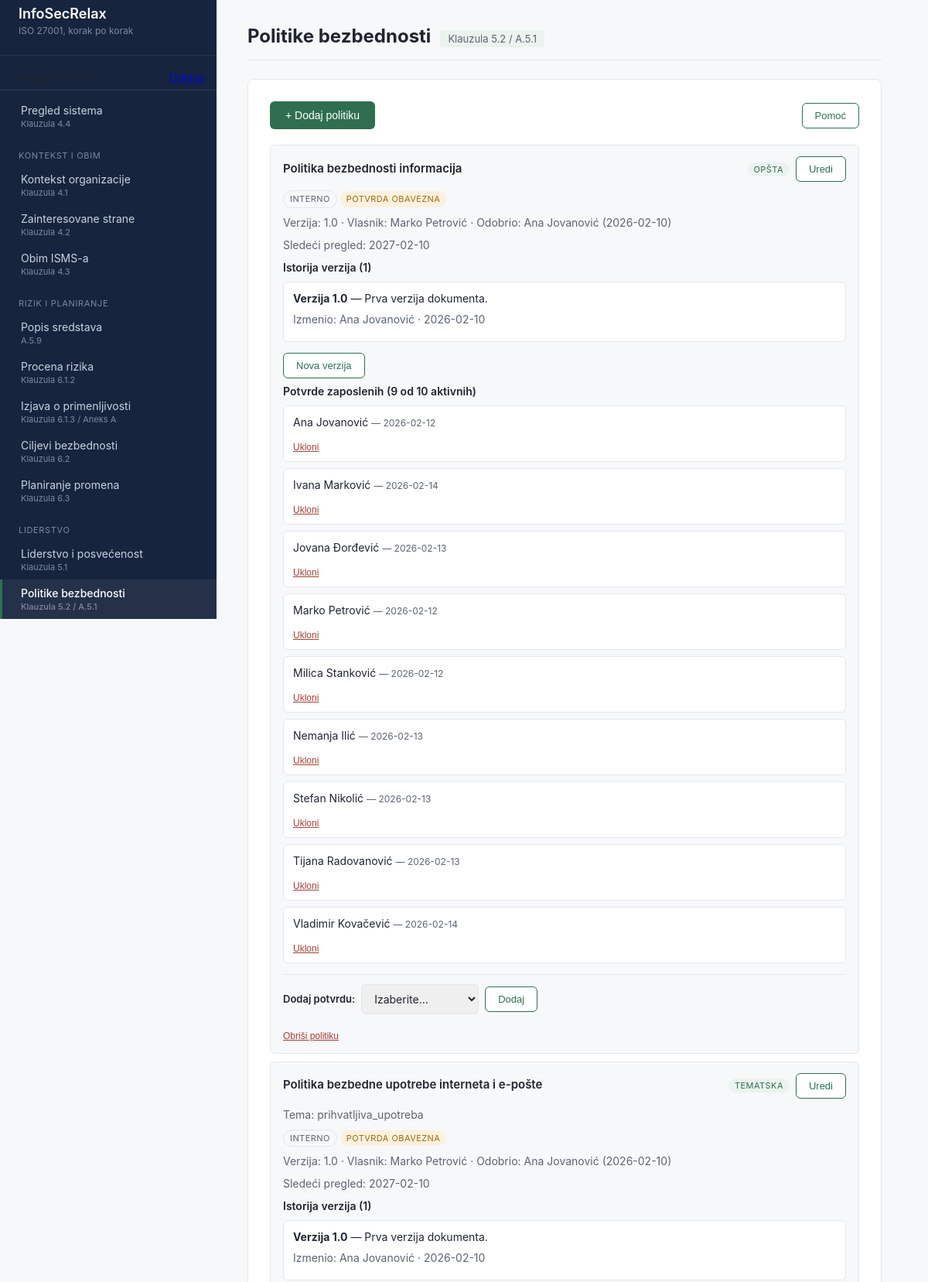
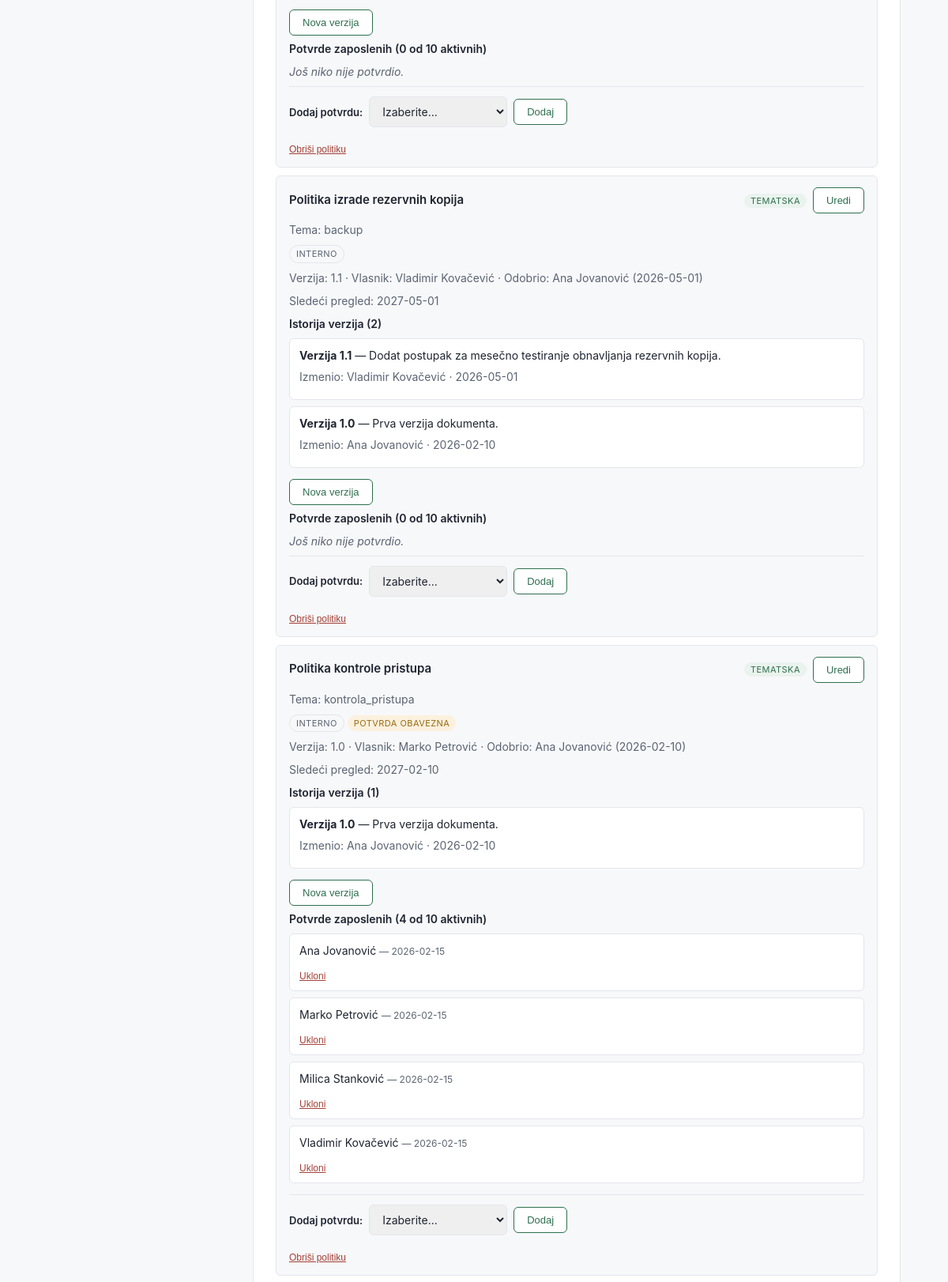
/?page=politike (signed in, upper part), run on the app's committed database (2 pictures, top to bottom).
### tables this page shows
CREATE TABLE policies (
    id                  BIGINT UNSIGNED AUTO_INCREMENT PRIMARY KEY,
    organization_id     BIGINT UNSIGNED NOT NULL,
    document_id         BIGINT UNSIGNED NOT NULL COMMENT 'veza ka documents za verzionisanje',
    policy_type         ENUM('opsta','tematska') NOT NULL COMMENT 'opsta = Klauzula 5.2, tematska = A.5.1',
    topic               VARCHAR(100) NULL COMMENT 'npr. kontrola_pristupa, prihvatljiva_upotreba, backup, dobavljaci, rad_na_daljinu, kriptografija',
    acknowledgment_required BOOLEAN NOT NULL DEFAULT TRUE,
    created_at          TIMESTAMP NOT NULL DEFAULT CURRENT_TIMESTAMP,
    FOREIGN KEY (organization_id) REFERENCES organizations(id) ON DELETE CASCADE,
    FOREIGN KEY (document_id) REFERENCES documents(id) ON DELETE CASCADE,
    INDEX idx_policies_org (organization_id)
);

CREATE TABLE documents (
    id                  BIGINT UNSIGNED AUTO_INCREMENT PRIMARY KEY,
    organization_id     BIGINT UNSIGNED NOT NULL,
    title               VARCHAR(255) NOT NULL,
    doc_type            ENUM('politika','procedura','registar','zapisnik','ostalo') NOT NULL,
    classification       ENUM('javno','interno','poverljivo','strogo_poverljivo') NOT NULL DEFAULT 'interno' COMMENT 'A.5.12',
    current_version     VARCHAR(20) NOT NULL DEFAULT '1.0',
    file_reference       VARCHAR(500) NULL COMMENT 'putanja ili URL do fajla',
    owner_id            BIGINT UNSIGNED NULL,
    approved_by         BIGINT UNSIGNED NULL,
    approved_at         DATE NULL,
    next_review_due     DATE NULL,
    created_at          TIMESTAMP NOT NULL DEFAULT CURRENT_TIMESTAMP,
    updated_at          TIMESTAMP NOT NULL DEFAULT CURRENT_TIMESTAMP ON UPDATE CURRENT_TIMESTAMP,
    FOREIGN KEY (organization_id) REFERENCES organizations(id) ON DELETE CASCADE,
    FOREIGN KEY (owner_id) REFERENCES personnel(id) ON DELETE SET NULL,
    FOREIGN KEY (approved_by) REFERENCES personnel(id) ON DELETE SET NULL,
    INDEX idx_documents_org (organization_id)
);

CREATE TABLE personnel (
    id                  BIGINT UNSIGNED AUTO_INCREMENT PRIMARY KEY,
    organization_id     BIGINT UNSIGNED NOT NULL,
    full_name           VARCHAR(255) NOT NULL,
    email               VARCHAR(255) NULL,
    employment_type     ENUM('zaposleni','honorarni_saradnik','spoljni_dobavljac','ostalo') NOT NULL DEFAULT 'zaposleni',
    job_title           VARCHAR(255) NULL,
    start_date          DATE NULL,
    end_date            DATE NULL COMMENT 'A.6.5 - koristi se i za merenje vremena ukidanja pristupa (9.1)',
    is_active           BOOLEAN NOT NULL DEFAULT TRUE,
    created_at          TIMESTAMP NOT NULL DEFAULT CURRENT_TIMESTAMP,
    updated_at          TIMESTAMP NOT NULL DEFAULT CURRENT_TIMESTAMP ON UPDATE CURRENT_TIMESTAMP,
    FOREIGN KEY (organization_id) REFERENCES organizations(id) ON DELETE CASCADE,
    INDEX idx_personnel_org (organization_id)
);

CREATE TABLE document_versions (
    id                  BIGINT UNSIGNED AUTO_INCREMENT PRIMARY KEY,
    document_id         BIGINT UNSIGNED NOT NULL,
    version_number      VARCHAR(20) NOT NULL,
    changed_by          BIGINT UNSIGNED NULL,
    change_summary      TEXT NULL,
    file_reference       VARCHAR(500) NULL,
    created_at          TIMESTAMP NOT NULL DEFAULT CURRENT_TIMESTAMP COMMENT 'Klauzula 7.5.2 - istorija verzija',
    FOREIGN KEY (document_id) REFERENCES documents(id) ON DELETE CASCADE,
    FOREIGN KEY (changed_by) REFERENCES personnel(id) ON DELETE SET NULL
);

CREATE TABLE policy_acknowledgments (
    id                  BIGINT UNSIGNED AUTO_INCREMENT PRIMARY KEY,
    policy_id           BIGINT UNSIGNED NOT NULL,
    personnel_id        BIGINT UNSIGNED NOT NULL,
    acknowledged_at     TIMESTAMP NULL,
    FOREIGN KEY (policy_id) REFERENCES policies(id) ON DELETE CASCADE,
    FOREIGN KEY (personnel_id) REFERENCES personnel(id) ON DELETE CASCADE,
    UNIQUE KEY uq_policy_person (policy_id, personnel_id)
);

### src/includes/policy-card.php (the view, shortened to what this page needs)
<?php
$policyTypeLabels = ['opsta' => 'Opšta', 'tematska' => 'Tematska'];
$classificationLabels = [
    'javno'             => 'Javno',
    'interno'           => 'Interno',
    'poverljivo'        => 'Poverljivo',
    'strogo_poverljivo' => 'Strogo poverljivo',
];
$classificationTone = [
    'javno'             => 'is-neutral',
    'interno'           => 'is-neutral',
    'poverljivo'        => 'is-warning',
    'strogo_poverljivo' => 'is-danger',
];
$acknowledgedCount = count($acknowledgments);
$activeCount = count($activePersonnelOptions);
?>
<div class="factor-card">
    <div class="card-header-row">
        <span class="card-title"><?= htmlspecialchars($policy['title']) ?></span>
        <div class="button-group">
            <span class="factor-category"><?= htmlspecialchars($policyTypeLabels[$policy['policy_type']] ?? $policy['policy_type']) ?></span>
            <button type="button" class="btn-secondary"
                onclick='openEditPolicyModal(<?= json_encode([
                    "id"                      => (int) $policy["id"],
                    "title"                   => $policy["title"],
                    "policy_type"             => $policy["policy_type"],
                    "topic"                   => $policy["topic"] ?? "",
                    "acknowledgment_required" => (bool) $policy["acknowledgment_required"],
                    "classification"          => $policy["classification"],
                    "owner_id"                => $policy["owner_id"] ?? "",
                    "approved_by"             => $policy["approved_by"] ?? "",
                    "approved_at"             => $policy["approved_at"] ?? "",
                    "next_review_due"         => $policy["next_review_due"] ?? "",
                ], JSON_HEX_APOS | JSON_HEX_QUOT | JSON_HEX_TAG | JSON_HEX_AMP) ?>)'>Uredi</button>
        </div>
    </div>
    <?php if (!empty($policy['topic'])): ?>
        <p class="item-meta">Tema: <?= htmlspecialchars($policy['topic']) ?></p>
    <?php endif; ?>
    <p>
        <span class="status-badge <?= htmlspecialchars($classificationTone[$policy['classification']] ?? 'is-neutral') ?>">
            <?= htmlspecialchars($classificationLabels[$policy['classification']] ?? $policy['classification']) ?>
        </span>
        <?php if ($policy['acknowledgment_required']): ?>
            <span class="status-badge is-warning">Potvrda obavezna</span>
        <?php endif; ?>
    </p>
    <p class="item-meta">
        Verzija: <?= htmlspecialchars($policy['current_version']) ?>
        <?php if ($policy['owner_name'] !== null): ?>
            · Vlasnik: <?= htmlspecialchars($policy['owner_name']) ?>
        <?php endif; ?>
        <?php if ($policy['approved_by_name'] !== null): ?>
            · Odobrio: <?= htmlspecialchars($policy['approved_by_name']) ?>
            <?php if (!empty($policy['approved_at'])): ?>
                (<?= htmlspecialchars($policy['approved_at']) ?>)
            <?php endif; ?>
        <?php endif; ?>
    </p>
    <?php if (!empty($policy['next_review_due'])): ?>
        <p class="item-meta">Sledeći pregled: <?= htmlspecialchars($policy['next_review_due']) ?></p>
    <?php endif; ?>
    <p class="item-title">Istorija verzija (<?= count($versions) ?>)</p>
    <?php if (empty($versions)): ?>
        <p class="empty-state">Nema zabeleženih verzija.</p>
    <?php else: ?>
        <ul class="requirement-list">
            <?php foreach ($versions as $version): ?>
                <li class="requirement-item">
                    <div class="requirement-text">
                        <strong>Verzija <?= htmlspecialchars($version['version_number']) ?></strong>
                        <?php if (!empty($version['change_summary'])): ?>
                            — <?= nl2br(htmlspecialchars($version['change_summary'])) ?>
                        <?php endif; ?>
                    </div>
                    <p class="item-meta">
                        <?php if ($version['changed_by_name'] !== null): ?>
                            Izmenio: <?= htmlspecialchars($version['changed_by_name']) ?> ·
                        <?php endif; ?>
                        <?= htmlspecialchars(substr((string) $version['created_at'], 0, 10)) ?>
                    </p>
                </li>
            <?php endforeach; ?>
        </ul>
    <?php endif; ?>
    <button type="button" class="btn-secondary"
        onclick='openPolicyVersionModal(<?= (int) $policy['id'] ?>, <?= json_encode($policy['title'], JSON_HEX_APOS | JSON_HEX_QUOT | JSON_HEX_TAG | JSON_HEX_AMP) ?>)'>Nova verzija</button>
    <p class="item-title">Potvrde zaposlenih (<?= $acknowledgedCount ?> od <?= $activeCount ?> aktivnih)</p>
    <?php if (empty($acknowledgments)): ?>
        <p class="empty-state">Još niko nije potvrdio.</p>
    <?php else: ?>
        <ul class="requirement-list">
            <?php foreach ($acknowledgments as $acknowledgment): ?>
                <li class="requirement-item">
                    <div class="requirement-text">
                        <?= htmlspecialchars($acknowledgment['person_name']) ?>
                        <span class="item-meta">— <?= htmlspecialchars(substr((string) $acknowledgment['acknowledged_at'], 0, 10)) ?></span>
                    </div>
                    <div class="card-actions">
                        <form method="post" class="factor-delete-form" onsubmit="return confirm('Ukloniti ovu potvrdu?');">
                            <button type="submit" class="btn-delete">Ukloni</button>
                        </form>
                    </div>
                </li>
            <?php endforeach; ?>
        </ul>
    <?php endif; ?>
    <form method="post" class="subform">
        <div class="form-row form-row-inline">
            <label for="personnel_id_<?= (int) $policy['id'] ?>">Dodaj potvrdu:</label>
            <select name="personnel_id" id="personnel_id_<?= (int) $policy['id'] ?>">
                <option value="">Izaberite...</option>
            </select>
            <button type="submit" class="btn-secondary">Dodaj</button>
        </div>
    </form>
    <form method="post" class="factor-delete-form" onsubmit="return confirm('Obrisati ovu politiku, njen dokument, sve verzije i potvrde?');">
        <button type="submit" class="btn-delete">Obriši politiku</button>
    </form>
</div>

### src/modules/politike.php (shortened to what this page needs)
<?php
$pdo = getDbConnection();
$organizationId = ensureDefaultOrganization($pdo);
$personnelStmt = $pdo->prepare(
    'SELECT id, full_name FROM personnel WHERE organization_id = :org_id AND is_active = TRUE ORDER BY full_name'
);
$personnelStmt->execute(['org_id' => $organizationId]);
$activePersonnelOptions = $personnelStmt->fetchAll();
$policiesStmt = $pdo->prepare(
    'SELECT p.*, d.title, d.classification, d.current_version, d.next_review_due,
            d.approved_at, d.owner_id, d.approved_by,
            o.full_name AS owner_name, ab.full_name AS approved_by_name
     FROM policies p
     INNER JOIN documents d ON d.id = p.document_id
     LEFT JOIN personnel o ON o.id = d.owner_id
     LEFT JOIN personnel ab ON ab.id = d.approved_by
     WHERE p.organization_id = :org_id
     ORDER BY p.policy_type, d.title'
);
$policiesStmt->execute(['org_id' => $organizationId]);
$allPolicies = $policiesStmt->fetchAll();
$versionsStmt = $pdo->prepare(
    'SELECT v.*, per.full_name AS changed_by_name
     FROM document_versions v
     INNER JOIN policies p ON p.document_id = v.document_id
     LEFT JOIN personnel per ON per.id = v.changed_by
     WHERE p.organization_id = :org_id
     ORDER BY v.created_at DESC'
);
$versionsStmt->execute(['org_id' => $organizationId]);
$versionsByPolicy = [];
foreach ($versionsStmt->fetchAll() as $version) {
    $versionsByPolicy[$version['document_id']][] = $version;
}
$acknowledgmentsStmt = $pdo->prepare(
    'SELECT pa.*, per.full_name AS person_name
     FROM policy_acknowledgments pa
     INNER JOIN policies p ON p.id = pa.policy_id
     INNER JOIN personnel per ON per.id = pa.personnel_id
     WHERE p.organization_id = :org_id
     ORDER BY per.full_name'
);
$acknowledgmentsStmt->execute(['org_id' => $organizationId]);
$acknowledgmentsByPolicy = [];
foreach ($acknowledgmentsStmt->fetchAll() as $acknowledgment) {
    $acknowledgmentsByPolicy[$acknowledgment['policy_id']][] = $acknowledgment;
}
?>
<div class="toolbar">
    <button type="button" class="btn-primary" onclick="openAddPolicyModal()">+ Dodaj politiku</button>
    <button type="button" class="btn-secondary" onclick="openHelpModal()">Pomoć</button>
</div>
<?php if (empty($allPolicies)): ?>
    <p class="empty-state">Još uvek nema unetih politika.</p>
<?php else: ?>
    <?php foreach ($allPolicies as $policy): ?>
        <?php $versions = $versionsByPolicy[$policy['document_id']] ?? []; ?>
        <?php $acknowledgments = $acknowledgmentsByPolicy[$policy['id']] ?? []; ?>
        <?php include __DIR__ . '/../includes/policy-card.php'; ?>
    <?php endforeach; ?>
<?php endif; ?>

### src/assets/style.css (style rules this page uses)
:root { --color-bg: #f7f8fa; --color-surface: #ffffff; --color-sidebar: #16243e; --color-sidebar-text: #c9d3e0; --color-sidebar-text-muted: #7c8aa3; --color-accent: #2f6f4f; --color-accent-soft: #eaf3ee; --color-warning: #9a6b12; --color-warning-soft: #fbf1de; --color-danger: #a34036; --color-danger-soft: #fbeae7; --color-text: #1f2430; --color-text-muted: #5b6472; --color-border: #e3e6eb; --sidebar-width: 280px; }
* { box-sizing: border-box; }
body { margin: 0; font-family: -apple-system, BlinkMacSystemFont, "Segoe UI", Roboto, sans-serif; background: var(--color-bg); color: var(--color-text); }
.form-row { margin-bottom: 16px; }
.form-row label { display: block; font-size: 13px; font-weight: 600; margin-bottom: 6px; }
.form-row input[type="text"], .form-row input[type="date"], .form-row input[type="number"], .form-row select, .form-row textarea { width: 100%; padding: 9px 12px; border: 1px solid var(--color-border); border-radius: 6px; font-size: 14px; font-family: inherit; color: var(--color-text); }
.form-row-inline { display: flex; align-items: center; gap: 8px; flex-wrap: wrap; }
.form-row-inline label { margin-bottom: 0; }
.form-row-inline select { width: auto; }
.btn-primary { background: var(--color-accent); color: #ffffff; border: none; border-radius: 6px; padding: 10px 20px; font-size: 14px; font-weight: 500; cursor: pointer; }
.btn-secondary { background: var(--color-surface); color: var(--color-accent); border: 1px solid var(--color-accent); border-radius: 6px; padding: 8px 16px; font-size: 13px; font-weight: 500; cursor: pointer; }
.btn-delete { background: none; border: none; color: #a34036; font-size: 12px; cursor: pointer; padding: 0; text-decoration: underline; }
.factor-card { background: var(--color-bg); border: 1px solid var(--color-border); border-radius: 6px; padding: 14px 16px; margin-bottom: 10px; }
.factor-card p { margin: 6px 0 8px; font-size: 14px; line-height: 1.5; }
.factor-category { display: inline-block; font-size: 11px; text-transform: uppercase; letter-spacing: 0.04em; color: var(--color-accent); background: var(--color-accent-soft); padding: 2px 8px; border-radius: 999px; }
.factor-delete-form { margin: 0; }
.empty-state { color: var(--color-text-muted); font-size: 14px; font-style: italic; }
.card-header-row { display: flex; align-items: baseline; justify-content: space-between; flex-wrap: wrap; gap: 12px; margin-bottom: 10px; }
.card-title { font-size: 15px; font-weight: 600; }
.card-actions { display: flex; align-items: center; gap: 8px; flex-wrap: wrap; margin-top: 10px; }
.requirement-list { list-style: none; margin: 0 0 14px; padding: 0; }
.requirement-item { background: var(--color-surface); border: 1px solid var(--color-border); border-radius: 6px; padding: 10px 12px; margin-bottom: 8px; }
.requirement-item:last-child { margin-bottom: 0; }
.requirement-text { font-size: 14px; line-height: 1.5; margin-bottom: 6px; }
.status-badge { display: inline-block; font-size: 11px; text-transform: uppercase; letter-spacing: 0.04em; padding: 2px 8px; border-radius: 999px; }
.status-badge.is-neutral { color: var(--color-text-muted); background: var(--color-bg); border: 1px solid var(--color-border); }
.status-badge.is-warning { color: var(--color-warning); background: var(--color-warning-soft); }
.subform { padding-top: 12px; border-top: 1px solid var(--color-border); }
.item-title { font-weight: 600; }
.item-meta { font-size: 12px; color: var(--color-text-muted); }
.button-group { display: flex; align-items: center; gap: 8px; }
.toolbar { display: flex; align-items: center; justify-content: space-between; gap: 8px; flex-wrap: wrap; margin-bottom: 20px; }

### data on the page
policies: document.title "Politika bezbednosti informacija", policy_type "OPŠTA", document.classification "INTERNO", acknowledgment_required "POTVRDA OBAVEZNA", document.current_version "1.0", personnel.full_name "Marko Petrović", personnel.full_name "Ana Jovanović", document.approved_at "2026-02-10", document.next_review_due "2027-02-10", document "1", id "9"
document_versions: version_number "1.0", change_summary "Prva verzija dokumenta.", changed_by.full_name "Ana Jovanović", created_at "2026-02-10"
policy_acknowledgments: personnel.full_name "Ana Jovanović", acknowledged_at "2026-02-12"
policy_acknowledgments: personnel.full_name "Ivana Marković", acknowledged_at "2026-02-14"
policy_acknowledgments: personnel.full_name "Jovana Đorđević", acknowledged_at "2026-02-13"
policy_acknowledgments: personnel.full_name "Marko Petrović", acknowledged_at "2026-02-12"
policy_acknowledgments: personnel.full_name "Milica Stanković", acknowledged_at "2026-02-12"
policy_acknowledgments: personnel.full_name "Nemanja Ilić", acknowledged_at "2026-02-13"
policy_acknowledgments: personnel.full_name "Stefan Nikolić", acknowledged_at "2026-02-13"
policy_acknowledgments: personnel.full_name "Tijana Radovanović", acknowledged_at "2026-02-13"
policy_acknowledgments: personnel.full_name "Vladimir Kovačević", acknowledged_at "2026-02-14"
policies: document.title "Politika bezbedne upotrebe interneta i e-pošte", policy_type "TEMATSKA", topic "prihvatljiva_upotreba", document.classification "INTERNO", acknowledgment_required "POTVRDA OBAVEZNA", document.current_version "1.0", personnel.full_name "Marko Petrović", personnel.full_name "Ana Jovanović", document.approved_at "2026-02-10", document.next_review_due "2027-02-10", document "1", id "0", shows "Još niko nije potvrdio."
document_versions: version_number "1.0", change_summary "Prva verzija dokumenta.", changed_by.full_name "Ana Jovanović", created_at "2026-02-10"
policies: document.title "Politika izrade rezervnih kopija", policy_type "TEMATSKA", topic "backup", document.classification "INTERNO", document.current_version "1.1", personnel.full_name "Vladimir Kovačević", personnel.full_name "Ana Jovanović", document.approved_at "2026-05-01", document.next_review_due "2027-05-01", document "2", id "0", shows "Još niko nije potvrdio."
document_versions: version_number "1.1", change_summary "Dodat postupak za mesečno testiranje obnavljanja rezervnih kopija.", changed_by.full_name "Vladimir Kovačević", created_at "2026-05-01"
document_versions: version_number "1.0", change_summary "Prva verzija dokumenta.", changed_by.full_name "Ana Jovanović", created_at "2026-02-10"
policies: document.title "Politika kontrole pristupa", policy_type "TEMATSKA", topic "kontrola_pristupa", document.classification "INTERNO", acknowledgment_required "POTVRDA OBAVEZNA", document.current_version "1.0", personnel.full_name "Marko Petrović", personnel.full_name "Ana Jovanović", document.approved_at "2026-02-10", document.next_review_due "2027-02-10", document "1", id "4"
document_versions: version_number "1.0", change_summary "Prva verzija dokumenta.", changed_by.full_name "Ana Jovanović", created_at "2026-02-10"
policy_acknowledgments: personnel.full_name "Ana Jovanović", acknowledged_at "2026-02-15"
policy_acknowledgments: personnel.full_name "Marko Petrović", acknowledged_at "2026-02-15"
policy_acknowledgments: personnel.full_name "Milica Stanković", acknowledged_at "2026-02-15"
policy_acknowledgments: personnel.full_name "Vladimir Kovačević", acknowledged_at "2026-02-15"

### other printed values
$item['title'] "Pregled sistema"
$item['iso_ref'] "Klauzula 4.4"
$lastGroup "KONTEKST I OBIM"
$item['title'] "Kontekst organizacije"
$item['iso_ref'] "Klauzula 4.1"
$item['title'] "Zainteresovane strane"
$item['iso_ref'] "Klauzula 4.2"
$item['title'] "Obim ISMS-a"
$item['iso_ref'] "Klauzula 4.3"
$lastGroup "RIZIK I PLANIRANJE"
$item['title'] "Popis sredstava"
$item['iso_ref'] "A.5.9"
$item['title'] "Procena rizika"
$item['iso_ref'] "Klauzula 6.1.2"
$item['title'] "Izjava o primenljivosti"
